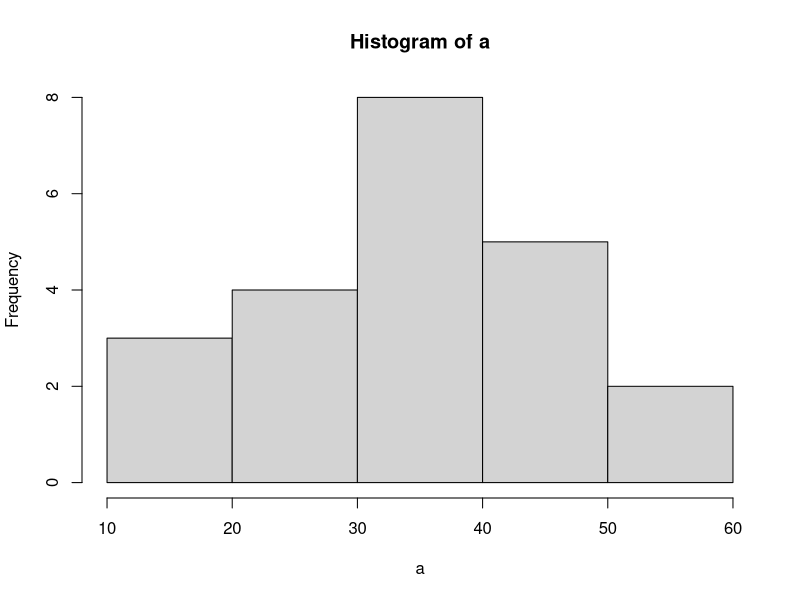
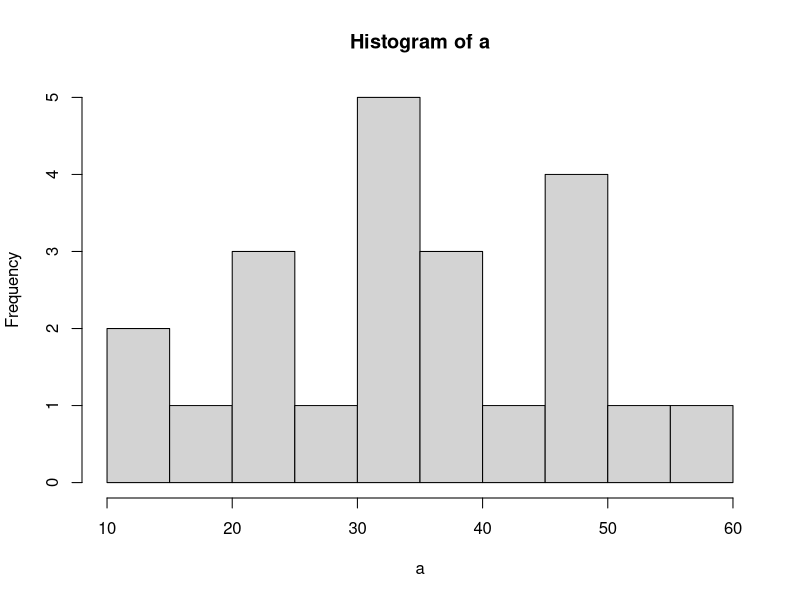
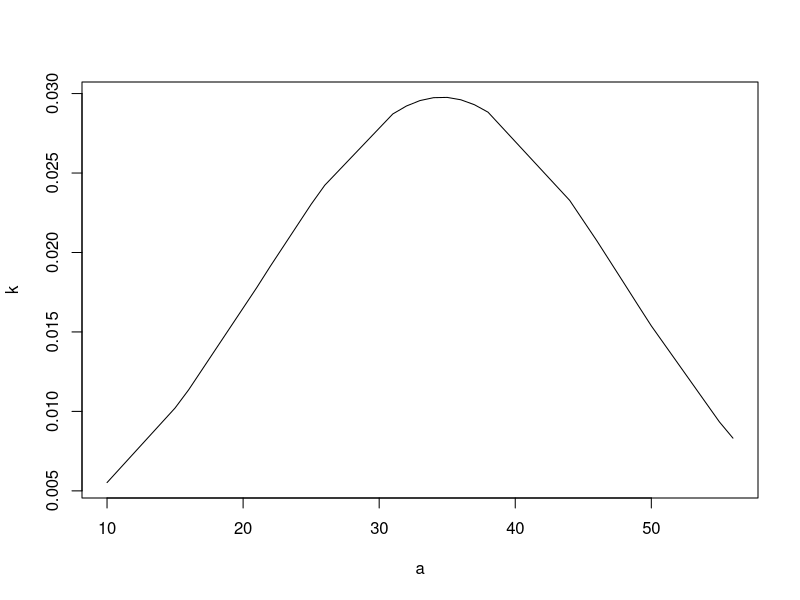

R code for these plots, in order:
#####         Statistics


## 1. Quantitative variables --> these are measurable

#####  i.   continuous variables --> measurable values eg: height(5,5.5,6.2), age(21.5,54.6), experience(1.15,4.5,6.2) --> Float data types
#####  ii.  ordinal variables --> (derieved variables do not follow mathematical order) character or numeric in nature but follow typical order --> eg: rank1,rank2...
#####  iii. Bionomial --> 1 or 0 binary values (active and inactive)



# 2. Qualitative Variables -->not measurable defines the quality-->representing the information

#####  i.  discrete or categorical --> some discrete values (no dependency)

### binomial and multinomial

#########################################################################################################

#####  i.   continuous variables



####   Descriptive Statistics --> Describes some Data --> picking one observation that describes every obs in thr group

##### Mean, Median --> Measures of central tendencies
#####  the obs which is far away is called outliars.
#####   Median is the 50th percentile
#####   Q1 is the 25th percentile
#####   Q3 is the 75th percentile



###### Measures of spread ---> Standard Deviation, Variance


a <- c(10,15,16,17,34,35,56,78,65,78)

a <- c(10,15,16,21,22,25,26,31,32,33,34,35,36,37,38,44,46,48,49,50,55,56)

#### descriptive statistics
summary(a)

## Measures of spread
var(a)## variance 
sd(a)## standard distribution

## distribution

hist(a)
hist(a, breaks=10)

sd(a)
mean(a)


## shape of the distribution using density function

k = dnorm(a,mean = 34.6,sd=13.4) 
k

plot(a,k,type="l")

?dnorm


## probability of a normal distribution

pnorm(40, mean=34.6,sd=13.6)

### probability of having a salary of atleast 30L when meam=25L sd=5L

pnorm(3000000, mean=2500000, sd=500000)

### probability (percentage of emp) having a salary b/w 32L and 30L

pnorm(3200000,mean=2500000,sd=500000)-pnorm(3000000,mean=2500000,sd=500000)



### probability (percentage of emp) having a salary b/w 30L and 25L

pnorm(3000000,mean=2500000,sd=500000)-pnorm(2500000,mean=2500000,sd=500000)


## probability of having a salary of gt 40L

1- pnorm(4000000, mean=2500000,sd=500000)


 1 + pnorm(1500000, mean=2500000,sd=500000)
 
 
 1- pnorm(1500000, mean=2500000,sd=500000)
 





### qnorm is the opposite of pnorm

qnorm(0.3,mean=2500000,sd=500000)

qnorm(0.84,mean=2500000,sd=500000)

qnorm(0.25,mean=2500000,sd=500000)

qnorm(0.99,mean=2500000,sd=500000)

qnorm(0.75,mean=2500000,sd=500000)

qnorm(0.5,mean=2500000,sd=500000)

qnorm(0.6,mean=2500000,sd=500000)-qnorm(0.4,mean=2500000,sd=500000)

qnorm(0.4,mean=2500000,sd=500000)-qnorm(0.6,mean=2500000,sd=500000)

## hypothesis testing


girls=c(7,8,9,9,6,7,8,5,6,8,9,8,6,7,8,6,7,9,9)
length(girls)
boys=c(5,4,5,4,6,7,8,7,8,7,9,8,7,6,8,9,8,7,6)
length(boys)




mean(girls)
mean(boys)

## t test
t.test(girls,boys,alternative = "greater")
t.test(boys,girls,alternative = "greater")


setwd("D:\\Rakshith\\Documents\\R programming\\R exercise data")
getwd()

## chisq test
credit <- read.csv("CREDIT.csv")
tb1 <- table(credit)
tb1





install.packages("MASS")
library(MASS)
data("survey")
head(survey)
View(survey)
tbl <- table(survey$Smoke, survey$Exer) 
tbl

chisq.test(table(survey$Smoke, survey$Exer))
 
## ANOVA
## f-test

a = c(24,26,31,27,8)

b = c(29,31,30,36,33)

c = c(29,27,34,26,23)
 
df=data.frame(a,b,c)

fit = aov(c ~ a+b,data = df) 
summary(fit)

fit2=lm(c~a+b,data=df)
summary(fit2)























